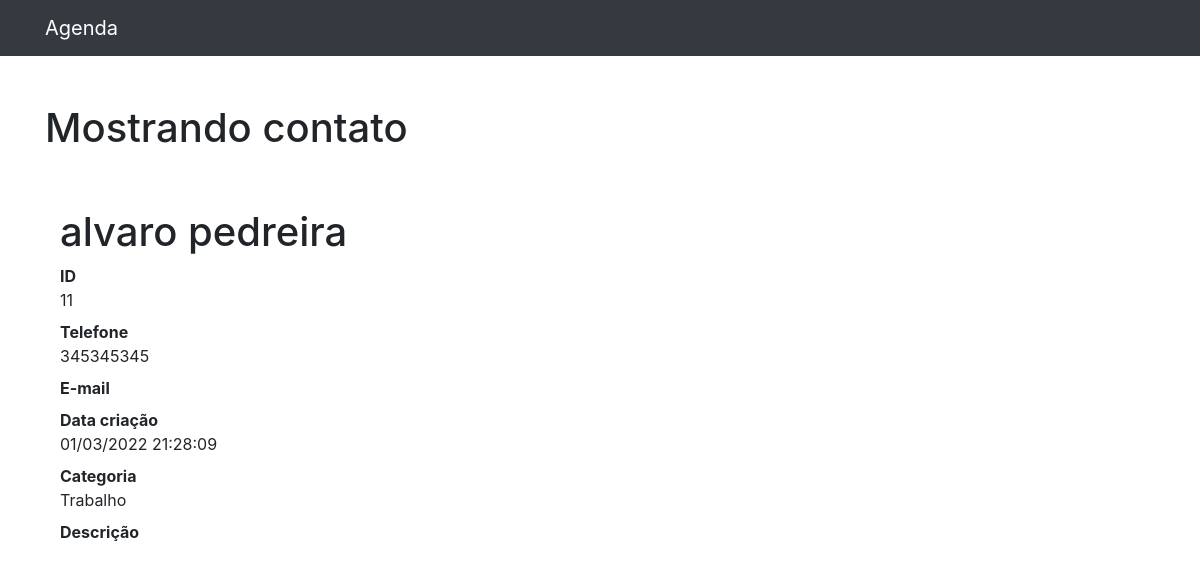
/contato/11 (signed in), run on the app's committed database.
### contatos/models.py (models this page shows, shortened)
class Contato(models.Model):
    nome = models.CharField(max_length=255)
    sobrenome = models.CharField(max_length=255, blank=True)
    telefone = models.CharField(max_length=255)
    email = models.CharField(max_length=255, blank=True)
    data_criacao = models.DateTimeField(default=timezone.now)
    descricao = models.TextField(blank=True)
    show_on_list = models.BooleanField(default=True)
    categoria = models.ForeignKey(Categoria, on_delete=models.DO_NOTHING)
    foto = models.ImageField(blank=True, upload_to='fotos/%Y/%m/%d')

class Categoria(models.Model):
    nome_categoria = models.CharField(max_length=255)
    def __str__(self):
        return self.nome_categoria

### contatos/views.py (the view)
# urls.py: path('contato/<int:id>', views.show, name='contato/show'),
@login_required(redirect_field_name='login')
def show(request, id):
    contato = get_object_or_404(Contato, id=id)
    if not contato.show_on_list:
        raise Http404()
    return render(request, 'contatos/show.html', {'contato': contato})

### contatos/templates/contatos/show.html (shortened to what this page needs)
{% extends 'base.html' %}
{% block conteudo%}
<h1 class="mt-5">Mostrando contato</h1>
<div class="container">
    <div class="row">
      <div class="col-lg-12">
        <h1 class="mt-5">{{contato.nome}} {{contato.sobrenome}}</h1>
        <dl>
          <dt>ID</dt>
          <dd>{{contato.id}}</dd>
          <dt>Telefone</dt>
          <dd>{{contato.telefone}}</dd>
          <dt>E-mail</dt>
          <dt>Data criação</dt>
          <dd>{{contato.data_criacao|date:'d/m/Y H:i:s'}}</dd>
          <dt>Categoria</dt>
          <dd>{{contato.categoria}}</dd>
          <dt>Descrição</dt>
        </dl>
      </div>
    </div>
  </div>
{%endblock%}

### data on the page
Contato: nome "alvaro", sobrenome "pedreira", id "11", telefone "345345345", data_criacao "01/03/2022 21:28:09", categoria "Trabalho"
